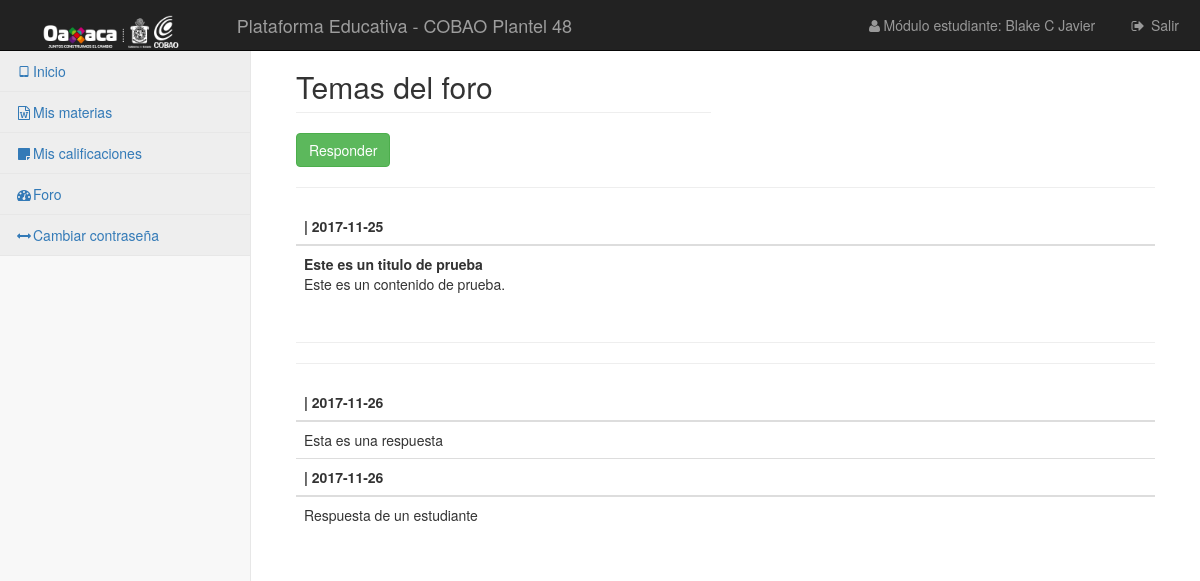
Screenshot of /vistas/foro/comentario-e.php?id=1 (signed in) with the database file from the repository.
### tables this page shows
CREATE TABLE `foro_temas` (
  `id_tema` int(11) NOT NULL,
  `id_foro` int(11) NOT NULL,
  `titulo` varchar(250) NOT NULL,
  `contenido` text NOT NULL,
  `fecha` date NOT NULL,
  `id_usuario` int(5) NOT NULL,
  `activo` int(1) NOT NULL,
  `hits` int(11) NOT NULL
);

CREATE TABLE `comentario_foro` (
  `id_comentario` int(11) NOT NULL,
  `id_tema` int(11) NOT NULL,
  `id_usuario` int(11) NOT NULL,
  `comentario` text NOT NULL,
  `fecha` date NOT NULL,
  `activo` int(1) NOT NULL
);

### librerias/Simple_sessions.php (called while the page is built, shortened)
<?php
class Simple_sessions{
private $my_sess;
public function  __construct($sess_name = 'simple_sessions'){
$this->my_sess = &$_SESSION;
}
public function check_sess($name){
return isset($this->my_sess[$name]);
}
public function get_value($name){
if($this->check_sess($name)){
return $this->my_sess[$name];
}
return false;
}
}
?>

### vistas/foro/comentario-e.php (the view, shortened to what this page needs)
<?php
require_once '../../librerias/Simple_sessions.php';
$obj_ses = new Simple_sessions();
if ($obj_ses->check_sess('userid')) {
    include "../../control/conexion.php";
    $id = $_GET['id'];
    ?>
    <!DOCTYPE html>
    <html lang="es">
    <head>
        <link href="../../css/bootstrap.min.css" rel="stylesheet">
        <link href="../../css/metisMenu.min.css" rel="stylesheet">
        <link href="../../css/timeline.css" rel="stylesheet">
        <link href="../../css/startmin.css" rel="stylesheet">
        <link href="../../css/morris.css" rel="stylesheet">
        <link href="../../css/font-awesome.min.css" rel="stylesheet" type="text/css">
    </head>
    <body>
    <div id="wrapper">
        <nav class="navbar navbar-inverse navbar-fixed-top" role="navigation">
            <div class="navbar-header">
                <a class="navbar-brand" href="#"><img src="../../img/cobaojj.png" style="height: 33px"></a>
            </div>
            <div class="navbar-header">
                <a href="" class="navbar-brand">Plataforma Educativa - COBAO Plantel 48</a>
            </div>
            <ul class="nav navbar-right navbar-top-links">
                <li><a href="#"><i class="fa fa-user fa-fw"></i>Módulo estudiante: <?php echo $obj_ses->get_value('nombre')?></a>
                </li>
                <li><a href="../../control/cerrarSesion.php"><i class="fa fa-sign-out fa-fw"></i> Salir</a>
                </li>
            </ul>
            <div class="navbar-default sidebar" role="navigation">
                <div class="sidebar-nav navbar-collapse">
                    <ul class="nav" id="side-menu">
                        <li>
                            <a href="../../menuEstudiante.php" class="active"><i class="fa fa-tablet fa-fw"></i>Inicio</a>
                        </li>
                        <li>
                            <a href="mismaterias.php" class="active"><i class="fa fa-file-word-o fa-fw"></i>Mis materias</a>
                        </li>
                        <li>
                            <a href="miscalificaciones.php" class="active"><i class="fa fa-sticky-note fa-fw"></i>Mis calificaciones</a>
                        </li>
                        <li>
                            <a href="#" class="active"><i class="fa fa-dashboard fa-fw"></i>Foro</a>
                        </li>
                        <li>
                            <a href="#" class="active"><i class="fa fa-arrows-h fa-fw"></i>Cambiar contraseña</a>
                        </li>
                    </ul>
                </div>
            </div>
        </nav>
        <div id="page-wrapper">
            <div class="container-fluid">
                <div class="row">
                    <div class="col-lg-6">
                        <h2 class="page-header">Temas del foro</h2>
                    </div>
                </div>
                <div class="row">
                    <div class="col-lg-6">
                        <a href="respuesta.php?id=<?php echo $id ?>" class="btn btn-success">Responder</a>
                    </div>
                </div>
                <div class="table-responsive">
                    <table class="table">
                        <?php
                        $consulta = "SELECT * FROM `foro_temas` WHERE `id_foro` = '$id'";
                        $ejecutar = $conexion->query($consulta);
                        while ($datos = $ejecutar->fetch_assoc()) {
                            $idu = $datos['id_usuario'];
                            $consulta2 = "SELECT `nombre` FROM `docentes` WHERE `id` = '$idu'";
                            $ejecutar2 = $conexion->query($consulta2);
                            $datos2 = $ejecutar2->fetch_assoc();
                            echo "<thead>
                            <tr>
                                <th>".$datos2['nombre']." | ".$datos['fecha'] . "</th>
                            </tr>
                            </thead>";
                            echo "<tr>";
                            echo "<td><b>". $datos['titulo'] ."</b><br>". $datos['contenido']." </td>";
                            echo "</tr>";
                            echo "<hr>";
                        }
                        ?>
                    </table>
                </div>
                <div class="table-responsive">
                    <table class="table">
                        <?php
                        $consulta3 = "SELECT * FROM `comentario_foro` WHERE `id_tema` = '$id'";
                        $ejecutar3 = $conexion->query($consulta3);
                        while ($regs2 = $ejecutar3->fetch_assoc()) {
                            $iduser = $regs2['id_usuario'];
                            $consulta4 = "SELECT `idper` FROM `usuario` WHERE `id` = '$iduser'";
                            $ejecutar4 = $conexion->query($consulta4);
                            $datos4 = $ejecutar4->fetch_assoc();
                            $idp  = $datos4['idper'];
                            $consulta5 = "SELECT `nombre` FROM `docentes` WHERE `id` = '$idp'";
                            $ejecutar5 = $conexion->query($consulta5);
                            $datos5 = $ejecutar5->fetch_assoc();
                            echo "<thead>
                                        <tr>
                                            <th>".$datos5['nombre']." | ".$regs2['fecha'] . "</th>
                                        </tr>
                                     </thead>";
                            echo "<tr>";
                            echo "<td>".  $regs2['comentario']." </td>";
                            echo "</tr>";
                            echo "<hr>";
                        }
                        ?>
                    </table>
                </div>
            </div>
        </div>
    </div>
    </body>
    </html>
    <?php
}else{
    header("Location: ../index.php");
} ?>

### css/startmin.css (style rules this page uses)
body { background-color: #f8f8f8; }
#wrapper { width: 100%; }
#page-wrapper { padding: 30px 15px 0 15px; min-height: 568px; background-color: #fff; }
@media (min-width:768px) { #page-wrapper { position: inherit; margin-left: 250px; padding: 30px 30px 0 30px; border-left: 1px solid #e7e7e7; } }
.navbar-header { float: left; }
.navbar-right { text-align: right; }
.navbar-top-links { margin: 0; }
.navbar-top-links li { display: inline-block; }
.navbar-top-links li:last-child { margin-right: 6px; }
.navbar-top-links li a { padding: 15px; min-height: 50px; }
.navbar-top-links>li>a { color: #999; }
.sidebar .sidebar-nav.navbar-collapse { padding-right: 0; padding-left: 0; }
.sidebar ul li { border-bottom: 1px solid #e7e7e7; }
.sidebar ul li a.active { background-color: #eee; }
@media (min-width:768px) { .sidebar { z-index: 1; position: absolute; width: 250px; margin-top: 51px; } }

### rows the page displays
foro_temas: fecha "2017-11-25", titulo "Este es un titulo de prueba", contenido "Este es un contenido de prueba."
comentario_foro: fecha "2017-11-26", comentario "Esta es una respuesta"
comentario_foro: fecha "2017-11-26", comentario "Respuesta de un estudiante"

### other values shown
$obj_ses->get_value('nombre') "Blake C Javier"
